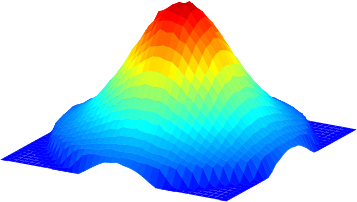

This chart was generated by the following gnuplot code:
reset
set palette @MATLAB
set size square
unset colorbox

unset border
unset xtics
unset ytics
unset ztics


set pm3d
unset surface

lrec= 0.0093
hrec= 0.0093
midx = lrec/2
midy = hrec/2
dx = lrec/35
dy = hrec/35

splot "01_DiscoStirling.flx" matrix using ((-midx+dx*$1)*1000):((-midy+dy*$2)*1000):($3/1000) notitle
